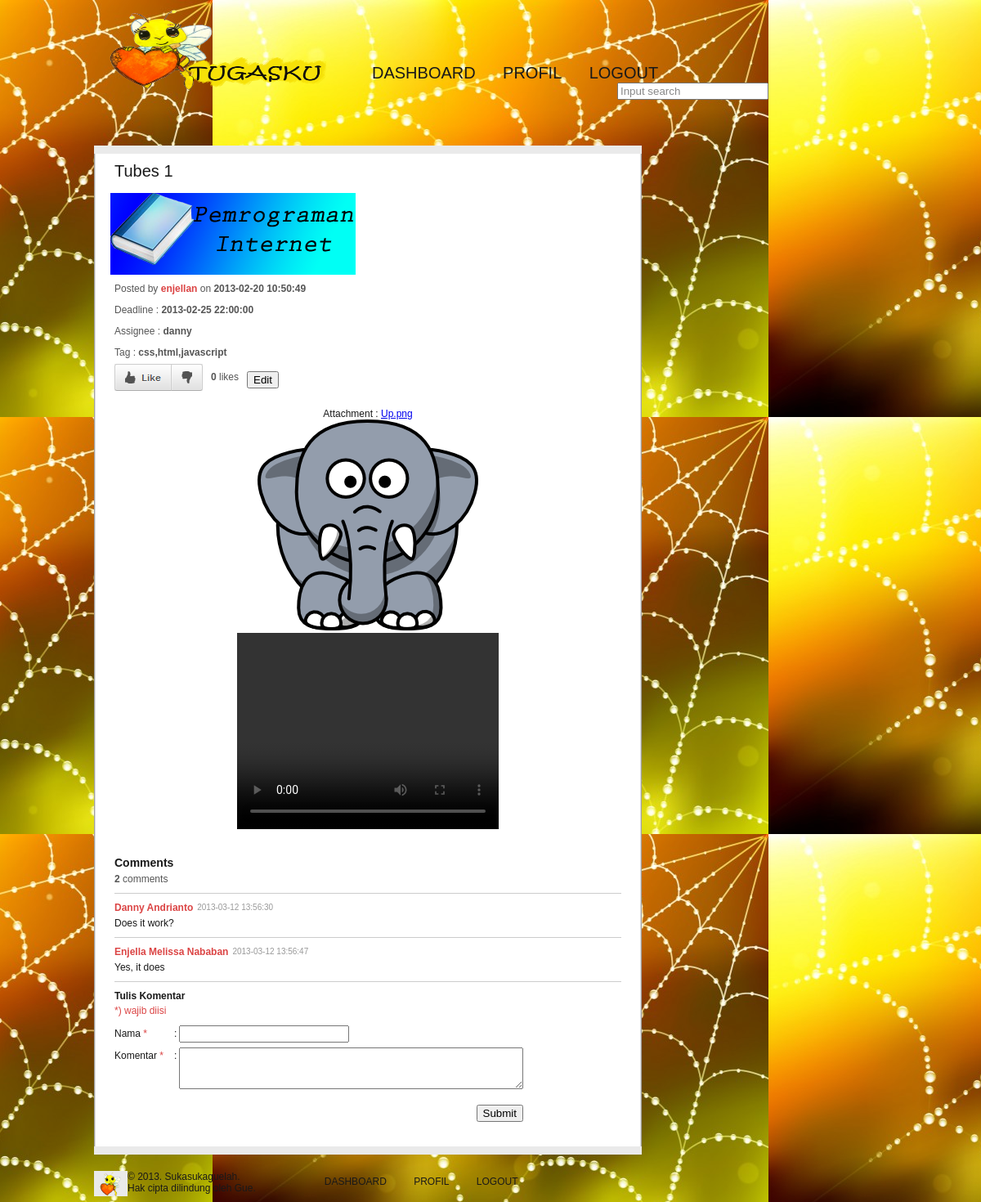
The app's page /rinciantugas.php?id=1 (signed in) with its own data.
### tables this page shows
CREATE TABLE IF NOT EXISTS `tasks` (
  `id` int(11) NOT NULL AUTO_INCREMENT,
  `name` varchar(50) NOT NULL,
  `creator` int(11) NOT NULL,
  `timestamp` datetime NOT NULL,
  `deadline` datetime NOT NULL,
  `category` int(11) NOT NULL,
  `done` tinyint(1) NOT NULL,
  PRIMARY KEY (`id`),
  CONSTRAINT FOREIGN KEY (`creator`) REFERENCES `members` (`id`) ON DELETE CASCADE ON UPDATE CASCADE,
  CONSTRAINT FOREIGN KEY (`category`) REFERENCES `categories` (`id`) ON DELETE CASCADE ON UPDATE CASCADE
);

CREATE TABLE IF NOT EXISTS `members` (
  `id` int(11) NOT NULL AUTO_INCREMENT,
  `username` varchar(50) NOT NULL,
  `password` varchar(256) NOT NULL,
  `fullname` varchar(50) NOT NULL,
  `birthdate` date NOT NULL,
  `email` varchar(50) NOT NULL,
  `avatar` varchar(50) NOT NULL,
  `gender` char(1) NOT NULL,
  `about` text,
  PRIMARY KEY (`id`),
  UNIQUE KEY `username` (`username`)
);

CREATE TABLE IF NOT EXISTS `attachments` (
  `id` int(11) NOT NULL AUTO_INCREMENT,
  `path` varchar(256) NOT NULL,
  `filetype` varchar(5) NOT NULL,
  `task` int(11) NOT NULL,
  PRIMARY KEY (`id`),
  CONSTRAINT FOREIGN KEY (`task`) REFERENCES `tasks` (`id`) ON DELETE CASCADE ON UPDATE CASCADE
);

CREATE TABLE IF NOT EXISTS `comments` (
  `id` int(11) NOT NULL AUTO_INCREMENT,
  `member` int(11) NOT NULL,
  `task` int(11) NOT NULL,
  `timestamp` datetime NOT NULL,
  `comment` text NOT NULL,
  PRIMARY KEY (`id`),
  CONSTRAINT FOREIGN KEY (`member`) REFERENCES `members` (`id`) ON DELETE CASCADE ON UPDATE CASCADE,
  CONSTRAINT FOREIGN KEY (`task`) REFERENCES `tasks` (`id`) ON DELETE CASCADE ON UPDATE CASCADE
);

### rinciantugas.php (the view, shortened to what this page needs)
<?php
$id_task= $_GET['id'];
$host="localhost";
$username="progin";
$password="progin";
$db_name="progin_405_13510011";
$con=mysqli_connect($host,$username,$password,$db_name);
$result1=mysqli_query($con,"SELECT * FROM `tasks` WHERE id=$id_task");
$task = mysqli_fetch_array($result1);
$id_creator = $task['creator'];
$result2=mysqli_query($con,"SELECT * FROM `members` WHERE id=$id_creator");
$creator = mysqli_fetch_array($result2);
$result3=mysqli_query($con,"SELECT * FROM `assignees` WHERE task=$id_task");
$count_assignee = 0;
while ($assigned = mysqli_fetch_array($result3)) {
	$id_assignee = $assigned['member'];
	$result4=mysqli_query($con,"SELECT * FROM `members` WHERE id=$id_assignee");
	$assignee[$count_assignee] = mysqli_fetch_array($result4);
	$count_assignee++;
}
$result5=mysqli_query($con,"SELECT * FROM `tags` WHERE tagged=$id_task");
$count_tag = 0;
while ($tagged = mysqli_fetch_array($result5)) {
	$tag[$count_tag] = $tagged['name'];
	$count_tag++;
}
$result6=mysqli_query($con,"SELECT * FROM `attachments` WHERE task=$id_task");
$count_attachment = 0;
while ($attachment[$count_attachment] = mysqli_fetch_array($result6)) {
	$count_attachment++;
}
$result7=mysqli_query($con,"SELECT * FROM `comments` WHERE task=$id_task");
$count_comment = 0;
while ($commented = mysqli_fetch_array($result7)) {
	$comment[$count_comment] = $commented;
	$id_commenter = $commented['member'];
	$result8=mysqli_query($con,"SELECT * FROM members WHERE id=$id_commenter");
	$commenter[$count_comment] = mysqli_fetch_array($result8);
	$count_comment++;
}
?>
<!DOCTYPE html>
<html xmlns="http://www.w3.org/1999/xhtml">
	<head>
		<link rel="stylesheet" type="text/css" href="style.css" title="style1" />
		<link rel="stylesheet" type="text/css" href="style2.css" title="style2" />
	</head>
	<body id="rincianbackground">
		<div id="wrapper">
			<div id="header">
				<div id="logo">
					<a href="dashboard.php"><img src="images/logo.png" alt="Logo" width="300" height="100" /></a>
				</div>
				<div id="menu">
					<ul>
						<li id="menuhome2"><a href="dashboard.php">DASHBOARD</a></li>
						<li id="menudkonten2"><a href="profil.php">PROFIL</a></li>
						<li id="menuregister2"><a href="logout.php">LOGOUT</a></li>
					</ul>
					<div class ="searchoption">
                    <input class="searchbox" type="text" value="Input search" onfocus="searchFocus(this)" onblur="searchBox(this)" />
                    </div>
				</div>
			</div>
			<div id="main">
				<div id="konten">
					<div class="atas">
					</div>
					<div class="tengah">
						<div class="judul">
							<?php echo $task['name'];?>
						</div>
                                            <div id ="dashboardimage"><img src="images/Prog_In.png" alt="dashboardimgprogin"/></div>
						<div class="detail">
							<div class="byon">
								Posted by <strong><span class="by"><?php echo $creator['username'];?></span></strong> on <strong><?php echo $task['timestamp'];?></strong>
							</div>
							<div class="byon">
								Deadline : <strong><?php echo $task['deadline'];?></strong>
							</div>
							<div class="byon">
								Assignee : <strong>
								<?php
								for ($i = 0; $i < $count_assignee; $i++) {
									$current=$assignee[$i];
									echo $current['username'];
								}
								?>
								</strong>
							</div>
                                                        <div class="byon">
								Tag : <strong>
								<?php
								for ($i = 0; $i < $count_tag; $i++) {
									echo $tag[$i];
									if ($i < $count_tag - 1) echo ",";
								}
								?>
								</strong>
							</div>
							<div class="likedislike">
								<ul class="ldbuttons">
									<li class="like" id="blike"><a href="javascript:like();void(0);"></a></li>
									<li class="dislike" id="bdislike"><a href="javascript:dislike();void(0);"></a></li>
								</ul>
							</div>
							<div class="count">
								<strong><span id="jmllike"></span></strong> likes
							</div>
                            <div class="count"><input type="button" name="edit" onclick="editTask()" value="Edit"/></div>
						</div><br><br><br><div class="videomode" align="center"> <br> Attachment :
							<?php
							for ($i = 0; $i < $count_attachment; $i++) {
								$current = $attachment[$i];
								if (strcmp($current['filetype'],"file") == 0) {
									$pos = strrpos($current['path'],"/");
									if ($pos === false) {
										$filename = $current['path'];
									} else {
										$filename = substr($current['path'],$pos + 1);
									}
							?>
							<a href="<?php echo $current['path'];?>"><?php echo $filename;?></a><br />
							<?php
								} else if (strcmp($current['filetype'],"image") == 0) {
							?>
							<img src="<?php echo $current['path'];?>" /><br />
							<?php
								} else if (strcmp($current['filetype'],"video") == 0) {
							?>
							<video width="320" height="240" controls src="<?php echo $current['path'];?>"></video><br />
							<?php
								}
							}
							?>
							</div>
						<div class="komen">
							<div class="komenjudul">Comments</div>
							<div id="konten-commenter">
								<strong><span id="jmlkomen"><?php echo $count_comment;?></span></strong> comments
							</div>
							<div class="line-konten"></div>
							<div id="lkomen">
								<?php
								for ($i = 0; $i < $count_comment; $i++) {
									$current1=$comment[$i];
									$current2=$commenter[$i];
									echo '<div class="komen-nama">'.$current2['fullname'].'</div>';
									echo '<div class="komen-tgl">'.$current1['timestamp'].'</div>';
									echo '<div class="komen-isi">'.$current1['comment'].'</div>';
									echo '<div class="line-konten"></div>';
								}
								?>
							</div>
							<form action="" method="get">
								<div id="komen-tulis"><strong>Tulis Komentar</strong></div>
								<div class="clear"></div>
								<div class="komen-label btg-mrh" id="komen-btg">*) wajib diisi</div>
								<div class="clear"></div>
								<div class="komen-label">Nama <span class="btg-mrh">*</span></div><div class="register-td">:</div><div class="register-input"><input class="register-input-input" type="text" name="nama" id="form-nama" /></div>
								<div class="clear error" id="error-username"></div>
								<div class="komen-label">Komentar <span class="btg-mrh">*</span></div><div class="register-td">:</div><div class="register-input"><textarea name="komentar" rows="3" cols="50" id="form-komen"></textarea></div>
								<div class="clear"></div>
								<div class="komen-submit"><input type="button" name="submit" onclick="commenting()" value="Submit" /></div>
							</form>
						</div>
					</div>
					<div class="bawah">
					</div>
				</div>
				</div>
			<div id="footer">
				<div id="little">
				</div>
				<div id="siteinfo">
					&copy; 2013. Sukasukaguelah.<br />
					Hak cipta dilindung oleh Gue.
				</div>
				<div id="botlink">
				<ul>
					<li><a href="dashboard.php">DASHBOARD</a></li>
					<li><a href="profil.php">PROFIL</a></li>
					<li><a href="javascript:void(0)" onclick="validateLogout()">LOGOUT</a></li>
				</ul>
				</div>
			</div>
		</div>
	</body>
</html>

### style.css (style rules this page uses)
body { background: #eaeaea url('images/bg.png') repeat-x top center; font-family: Arial, sans-serif; color: #191919; font-size: 12px; margin: 0; padding: 0; }
a img { border: 0; padding: 0; margin: 0; }
#wrapper { margin: 0 auto; width: 970px; }
#header { width: 980px; height: 100px; margin: 0; padding: 10px 0 0 0; }
#logo { float: left; width: 300px; height: 50px; margin: 0 0 0 10px; padding: 0; }
#menu { float: left; width: 500px; height: 100px; padding: 68px 0 0 15px; }
#menu ul { list-style: none; margin: 0; padding: 0; }
#menu li { display: inline; font-family: Impact, sans-serif; font-size: 20px; padding: 15px; }
#menu li a { color: #191919; text-decoration: none; }
#main { clear: both; margin: 0; padding: 0 0 10px 0; float : left; width : 40%; }
#konten { background-color: #000000; margin: 0 5px 0 0; padding: 0; float: inside; }
.atas { background: #eaeaea url('images/atas.png') no-repeat top center; width: 670px; height: 10px; }
.tengah { background: #eaeaea url('images/tengah.png') repeat-y top center; width: 670px; padding: 0; margin: 0 auto; }
.bawah { background: #eaeaea url('images/bawah.png') no-repeat top center; width: 670px; height: 10px; }
.judul { font-family: Impact, sans-serif; font-size: 20px; margin: 0; padding: 10px 25px 15px 25px; }
.detail { margin: 0; padding: 0 25px 0 25px; }
.byon { margin: 0; padding: 7px 0 5px 0; color: #555555; }
.by { color: #db4444; }
.likedislike { margin: -10px 0 30px 0; padding: 0; float: left; width: 108px; }
.ldbuttons { position: relative; }
.ldbuttons li { margin: 0; padding: 0; list-style: none; position: absolute; top: 0; }
.ldbuttons li, .ldbuttons a { height: 33px; display: block; }
.like { left: 0px; width: 70px; }
.like { background: url('images/like.png') 0 0; }
.dislike { left: 70px; width: 38px; }
.dislike { background: url('images/like.png') -70px 0; }
.count { margin: 11px 0 0 10px; padding: 0; float: left; color: #555555; }
.komen { clear: both; margin: 0; padding: 30px 25px 10px 25px; }
.komenjudul { margin: 0; padding: 0; font-weight: bold; font-size: 14px; }
.line-konten { margin: 10px 0 10px 0; padding: 0; background-color: #cccccc; height: 1px; }
.komen-nama { font-weight: bold; color: #db4444; float: left; }
.komen-tgl { margin: 1px 0 0 5px; font-size: 10px; color: #999999; float: left; }
.komen-isi { padding: 5px 0 0 0; clear: both; }
#footer { margin: 0; padding: 10px 0 0 0; clear: both; }
#little { margin: 0; background: #eaeaea url('images/logo2.png') no-repeat center center; padding: 0 0 0 10px; height: 31px; width: 31px; float: left; }
#siteinfo { float: left; color: #191919; margin: 0; padding: 0 0 10px 0; }
#botlink { float: left; padding: 6px 0 0 69px; }
#botlink ul { list-style: none; margin: 0; padding: 0; }
#botlink li { display: inline; padding: 15px; }
#botlink li a { color: #191919; text-decoration: none; }
.register-td { font-size: 12px; float: left; margin: 3px 3px 0 3px; }
.register-input { font-size: 12px; float: left; margin: 0 0 5px 0; }
.register-input-input { width: 200px; }
.clear { clear: both; height: 1px; color: #db4444; }
.btg-mrh { color: #db4444; }
.komen-label { width: 70px; float: left; margin: 3px 0 0 0; }
.komen-submit { text-align: right; padding: 10px 120px 20px 0; }
#komen-btg { padding: 0 0 10px 0; }
#konten-commenter { margin: 0 auto; padding: 5px 0 0 0; color: #555555; }
.searchoption input { float : right; color : #888; }
#main { clear: both; margin: 0; padding: 0 0 10px 0; }
#rincianbackground { background-image:url('images/rinciantugas.jpg'); background-repeat: repeat; }
#dashboardimage { margin-left : 20px; }

### records on screen
tasks: name "Tubes 1", timestamp "2013-02-20 10:50:49", deadline "2013-02-25 22:00:00"
members: username "enjellan"
members: username "danny"
attachments: path "Up.png"
attachments: path (picture)
comments: member.fullname "Danny Andrianto", timestamp "2013-03-12 13:56:30", comment "Does it work?"
comments: member.fullname "Enjella Melissa Nababan", timestamp "2013-03-12 13:56:47", comment "Yes, it does"

### other values on screen
$tag[$i] "css"
$tag[$i] "html"
$tag[$i] "javascript"
$count_comment "2"
